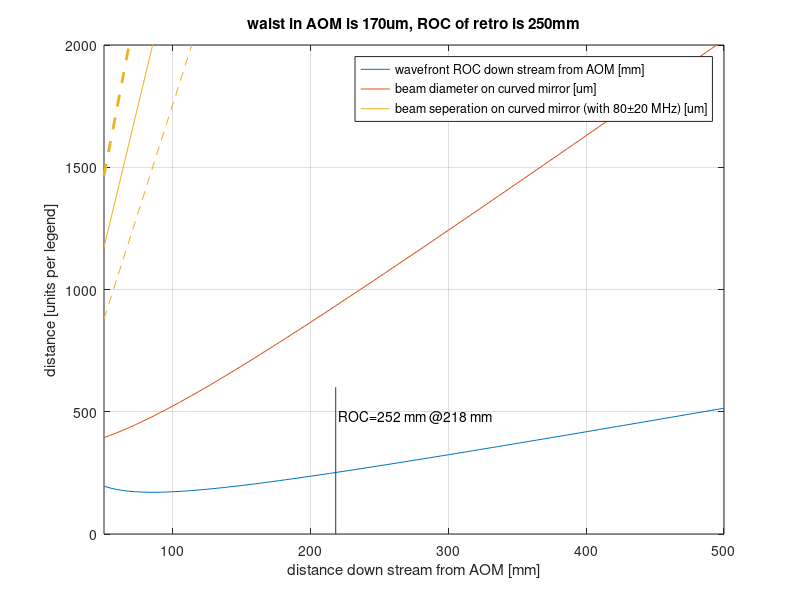

Source code (MATLAB):
%

lambda = 1064e-9;   % laser wavelength, m
%ROC = 0.5;         % Radius of Curvature of the retro reflector mirror, m
w0 = 170e-6;
ROC = 250e-3;
fmod = 80e6;        % AOM drive frequency, Hz

v_PbMoO4 = 3630;    % acoustic velocity in medium, m/s

%ROC = linspace(100, 1000) .*1e-3; % vector of beam waist in the AOM,
                                % did not include the refrective index of
                                % the crystal...

%w0 = 70e-6;

z = linspace(50, 500) .*1e-3;   % distance down stream of AOM

zR = pi.*w0.^2 / lambda;    % Rayleigh range
ROCz = z .* (1 + (zR./z).^2 );  % wavefrotn radius of curvature

%zm = zR.^2 / (1-ROC);        % location were wavefront has a radius of curvature of mirror ROC
%zm = 0.5 * (ROC + sqrt(ROC.^2 - 4.*zR.^2) );

wz = w0 .* sqrt(1 + (z./zR).^2 ); % beam radius at mirror position

zm = z;
% nominal
refractionangle = lambda * fmod / v_PbMoO4;   % beam defraction due to AOM drive
spotseperation = refractionangle * zm;        % beam spot seperation on the curved mirror
% nominal -20 MHz
refractionangle = lambda * (fmod-20e6) / v_PbMoO4;    % beam defraction due to lower AOM drive frequency
spotseperationM = refractionangle * zm;
% nominal +20 MHz
refractionangle = lambda * (fmod+20e6) / v_PbMoO4;    % beam defraction due to higher AOM drive frequenyc
spotseperationP = refractionangle * zm;

spotarea = [spotseperationM' spotseperationP']';

[wmin, ii] = min(wz);
w0min = w0(ii)*1e6;
[a] = find(ROCz > ROC);

figure(1)
hdl1 = plot(z*1e3, ROCz*1e3, ...
       z*1e3, 2*wz*1e6, ...
       z*1e3, spotseperation*1e6, ...
       z*1e3, spotseperationM*1e6, ...
       z*1e3, spotseperationP*1e6, 'LineWidth', 2);
line([z(a(1))*1e3 z(a(1))*1e3],[0 600], 'Color', [.2 .2 .2]);
text(220, 480, ['ROC=',num2str(ROCz(a(1))*1e3,3),' mm @',num2str(z(a(1))*1e3,3),' mm']);
grid on;
title(['waist in AOM is ',num2str(w0*1e6,3),'um, ROC of retro is ',num2str(ROC*1e3,3),'mm']);
xlabel('distance down stream from AOM [mm]');
ylabel('distance [units per legend]');
legend(['wavefront ROC down stream from AOM [mm]'], ...
       'beam diameter on curved mirror [um]', ...
       ['beam seperation on curved mirror (with ',num2str(fmod/1e6,2),'\pm20 MHz) [um]']);
axis([z(1)*1e3 z(end)*1e3 0 2000])

cc = get(hdl1, 'Color');
set(hdl1(4), 'Color', cc{3,:}, 'LineStyle', '--');
set(hdl1(5), 'Color', cc{3,:}, 'LineStyle', '--');

print('-dpng', 'ModeMatchingDoublepassAOM.png');

